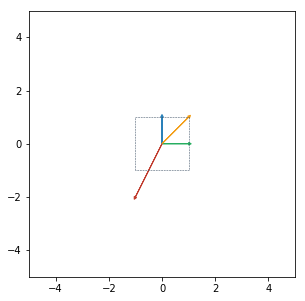

Recreate this plot in Python.
import matplotlib.pyplot as plt

vectors = [
	{
		'values': [1, 0],
		'color': '#27ae60',
	},
	{
		'values': [0, 1],
		'color': '#2980b9',
	},
	{
		'values': [1, 1],
		'color': '#f39c12',
	},
	{
		'values': [-1, -2],
		'color': '#c0392b',
	},
]

box = [
	{
		'x': [-1, 1],
		'y': [1, 1],
		'color': '#34495e',
	},
	{
		'x': [1, 1],
		'y': [1, -1],
		'color': '#34495e',
	},
	{
		'x': [1, -1],
		'y': [-1, -1],
		'color': '#34495e',
	},
	{
		'x': [-1, -1],
		'y': [-1, 1],
		'color': '#34495e',
	},
]

fig, ax = plt.subplots()

for vector in vectors:
	ax.arrow(
		x=0,
		y=0,
		dx=vector['values'][0],
		dy=vector['values'][1],
		head_width=0.1,
		head_length=0.1,
		color=vector['color'],
	)

for side in box:
	ax.plot(
		side['x'],
		side['y'],
		color=side['color'],
		linestyle='--',
		linewidth=0.5,
	)

ax.set_ylim(-5, 5)
ax.set_xlim(-5, 5)
ax.set_aspect('equal')
fig.savefig('vectors_original.png', bbox_inches='tight', dpi=72)
